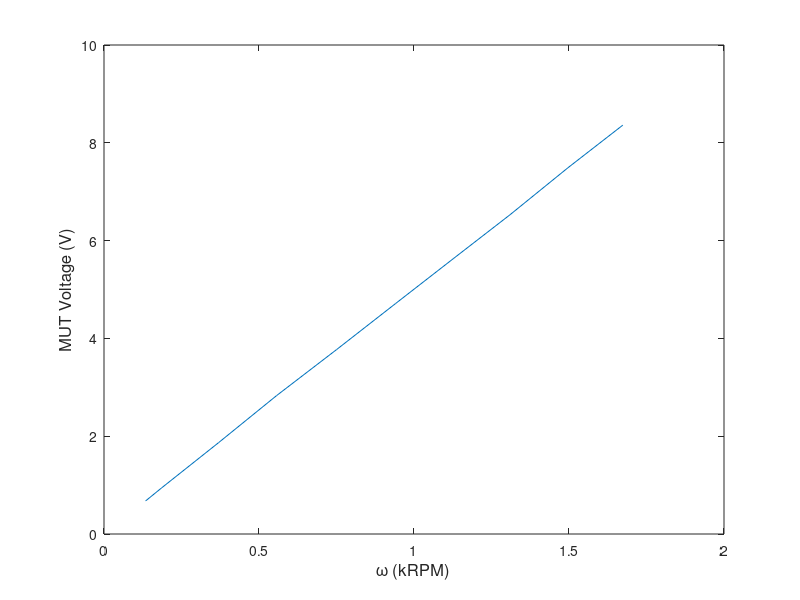

Reproduce this figure in MATLAB. (Note: this script raises an error after producing the figure.)
clear all;
close all;

%% Part 2 a) and b)
Part2_a_V = [1.7,2,3,4,5,6,7,8,9,10]; % [V]
Part2_a_Et = -[-0.40215,-0.55697,-1.11,-1.67,-2.25,-2.82,-3.38,-3.93,-4.49,-5.02]; % [V]
Part2_a_MUT = [0.6754,0.94198,1.87,2.83,3.77,4.71,5.63,6.53,7.49,8.36]; % [V]

KtachSens = 3; % V/kRPM

Part2_a_EtOmega = Part2_a_Et/KtachSens; % [kRPM]

Part2_a_fit = polyfit(Part2_a_EtOmega(2:end),Part2_a_MUT(2:end),1);
KeCalc = Part2_a_fit(1); % 4.9817 [V/kRPM] - right on the money

figure(1);
plot(Part2_a_EtOmega,Part2_a_MUT);
xlabel('\omega (kRPM)','FontSize',12);
ylabel('MUT Voltage (V)','FontSize',12);

%% Part 2 c)
% Conversion factor Kt = 141.6 Ke in British units, in V/rad/s
Kt = 141.6*KeCalc/1000/(2*pi/60); % Kt = 6.7273 Oz-in/A, matches the spec sheet's +/- 10%

%% Part 3 a) and b)
% ei -> Rf/Ri - KeW -> 1/ (Ls+R) -> Kt -> 1/(2Js+2B) -> Ktach -> eo

% To find stall torque, plot torque vs. omega. The region where omega
% increases but torque remains constant is the stall torque. Spec sheet
% says 12 oz-in

% ch. 0: Tach output ch. 1: ei after op-amp
Part3_b_data = importdata('Data from Section 3 Step 9.lvm','\t',33);
Part3_b_data = Part3_b_data.data;
Part3_Time = Part3_b_data(:,1);
Part3_TachV = Part3_b_data(:,2);
Part3_InputV = Part3_b_data(:,3);

figure(2);
hold on;
plot(Part3_Time,Part3_TachV);
plot(Part3_Time,Part3_InputV);
xlabel('Time (s)','FontSize',12);
ylabel('Voltages (V)','FontSize',12);

J = 0.0004; % [oz-in-s^2]
L = 1.3e-3; % [H]
B = 0.2/1000/(2*pi/60); % [oz-in-s/rad]
R = 4.2; % [ohm]

s = 2*pi*0.001; % [rad/s]
einput = mean(Part3_InputV);
torque_6V = einput - KeCalc*(einput/(2*J*s+2*B)*Kt)